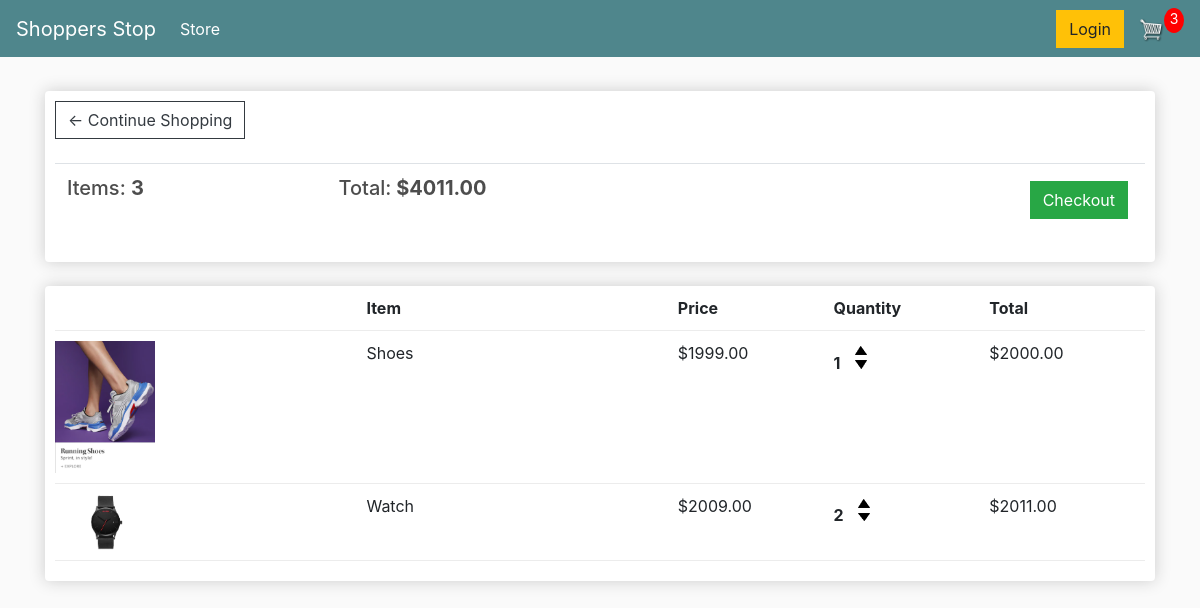
The app's page /cart/ (signed in) with its own data.
### my_site/models.py (models this page shows, shortened)
class Order(models.Model):
    customer=models.ForeignKey(Customer,on_delete=models.SET_NULL,blank=True,null=True)
    date_ordered=models.DateTimeField(auto_now_add=True)
    complete=models.BooleanField(default=False,null=True,blank=False)
    transaction_id=models.CharField(max_length=200,null=True)
    @property
    def get_cart_total(self):
        orderitems=self.orderitem_set.all()
        total=sum([item.get_total for item in orderitems])
        return total
    @property
    def get_cart_items(self):
        orderitems=self.orderitem_set.all()
        total=sum([item.quantity for item in orderitems])
        return total

class OrderItem(models.Model):
     product=models.ForeignKey(Product,on_delete=models.SET_NULL,blank=True,null=True)
     order=models.ForeignKey(Order,on_delete=models.SET_NULL,blank=True,null=True)
     quantity=models.IntegerField(default=0,null=True,blank=True)
     date_added=models.DateTimeField(auto_now_add=True)
     @property
     def get_total(self):
         total=self.product.price+ self.quantity
         return total

class Product(models.Model):
    name=models.CharField(max_length=200,null=True)
    price=models.DecimalField(max_digits=7,decimal_places=2)
    digital=models.BooleanField(default=False,null=True,blank=False)
    image=models.ImageField(null=True,blank=True)
    @property
    def imageURL(self):
        try:
            url=self.image.url
        except:
            url=''
        return url

### my_site/views.py (the view)
# urls.py: path('cart/', views.cart, name="cart"),
def cart(request):
	data = cartData(request)
	cartItems = data['cartItems']
	order = data['order']
	items = data['items']
	context = {'items':items, 'order':order, 'cartItems':cartItems}
	return render(request, 'my_site/cart.html', context)

### my_site/utils.py (called while the page is built)
def cartData(request):
	if request.user.is_authenticated:
		customer = request.user.customer
		order, created = Order.objects.get_or_create(customer=customer, complete=False)
		items = order.orderitem_set.all()
		cartItems = order.get_cart_items
	else:
		cookieData = cookieCart(request)
		cartItems = cookieData['cartItems']
		order = cookieData['order']
		items = cookieData['items']
	return {'cartItems':cartItems ,'order':order, 'items':items}

### my_site/templates/my_site/cart.html
{% extends 'my_site/main.html' %}
{% load static %}
{% block content %}
	<div class="row">
		<div class="col-lg-12">
			<div class="box-element">
				<a  class="btn btn-outline-dark" href="{% url 'store' %}">&#x2190; Continue Shopping</a>
				<br>
				<br>
				<table class="table">
					<tr>
						<th><h5>Items: <strong>{{order.get_cart_items}}</strong></h5></th>
						<th><h5>Total:<strong> ${{order.get_cart_total|floatformat:2}}</strong></h5></th>
						<th>
							<a  style="float:right; margin:5px;" class="btn btn-success" href="{% url 'checkout' %}">Checkout</a>
						</th>
					</tr>
				</table>
			</div>
			<br>
			<div class="box-element">
				<div class="cart-row">
					<div style="flex:2"></div>
					<div style="flex:2"><strong>Item</strong></div>
					<div style="flex:1"><strong>Price</strong></div>
					<div style="flex:1"><strong>Quantity</strong></div>
					<div style="flex:1"><strong>Total</strong></div>
				</div>
				{% for item in items %}
				<div class="cart-row">
					<div style="flex:2"><img class="row-image" src="{{item.product.imageURL}}"></div>
					<div style="flex:2"><p>{{item.product.name}}</p></div>
					<div style="flex:1"><p>${{item.product.price|floatformat:2}}</p></div>
					<div style="flex:1">
						<p class="quantity">{{item.quantity}}</p>
						<div class="quantity">
							<img data-product="{{item.product.id}}" data-action="add" class="chg-quantity update-cart" src="{% static  'images/arrow-up.png' %}">
							<img data-product="{{item.product.id}}" data-action="remove" class="chg-quantity update-cart" src="{% static  'images/arrow-down.png' %}">
						</div>
					</div>
					<div style="flex:1"><p>${{item.get_total|floatformat:2}}</p></div>
				</div>
				{% endfor %}
			</div>
		</div>
	</div>
{% endblock content %}

### my_site/static/css/main.css (style rules this page uses)
body { background-color: hsl(0, 0%, 98%); }
h1,h2,h3,h4,h5,h6 { color:hsl(0, 0%, 30%); }
.box-element { box-shadow:hsl(0, 0%, 80%) 0 0 16px; background-color: #fff; border-radius: 4px; padding: 10px; }
.col-lg-4, .col-lg-6, .col-lg-8, .col-lg-12 { margin-top: 10px; }
.btn { border-radius: 0; }
.row-image { width: 100px; }
.cart-row { display: flex; align-items: flex-stretch; padding-bottom: 10px; margin-bottom: 10px; border-bottom: 1px solid #ececec; }
.quantity { display: inline-block; font-weight: 700; padding-right:10px; }
.chg-quantity { width: 12px; cursor: pointer; display: block; margin-top: 5px; transition:.1s; }

### my_site/templates/my_site/main.html (style rules this page uses)
body { background-color: hsl(0, 0%, 98%); }
h1,h2,h3,h4,h5,h6 { color:hsl(0, 0%, 30%); }
.box-element { box-shadow:hsl(0, 0%, 80%) 0 0 16px; background-color: #fff; border-radius: 4px; padding: 10px; }
.col-lg-4, .col-lg-6, .col-lg-8, .col-lg-12 { margin-top: 10px; }
.btn { border-radius: 0; }
.row-image { width: 100px; }
.cart-row { display: flex; align-items: flex-stretch; padding-bottom: 10px; margin-bottom: 10px; border-bottom: 1px solid #ececec; }
.quantity { display: inline-block; font-weight: 700; padding-right:10px; }
.chg-quantity { width: 12px; cursor: pointer; display: block; margin-top: 5px; transition:.1s; }

### records on screen
Order: get_cart_items "3", get_cart_total "4011.00"
OrderItem: product.imageURL (picture), product.name "Shoes", product.price "1999.00", quantity "1", get_total "2000.00"
OrderItem: product.imageURL (picture), product.name "Watch", product.price "2009.00", quantity "2", get_total "2011.00"

### other values on screen
{{ cartItems }} "3"
